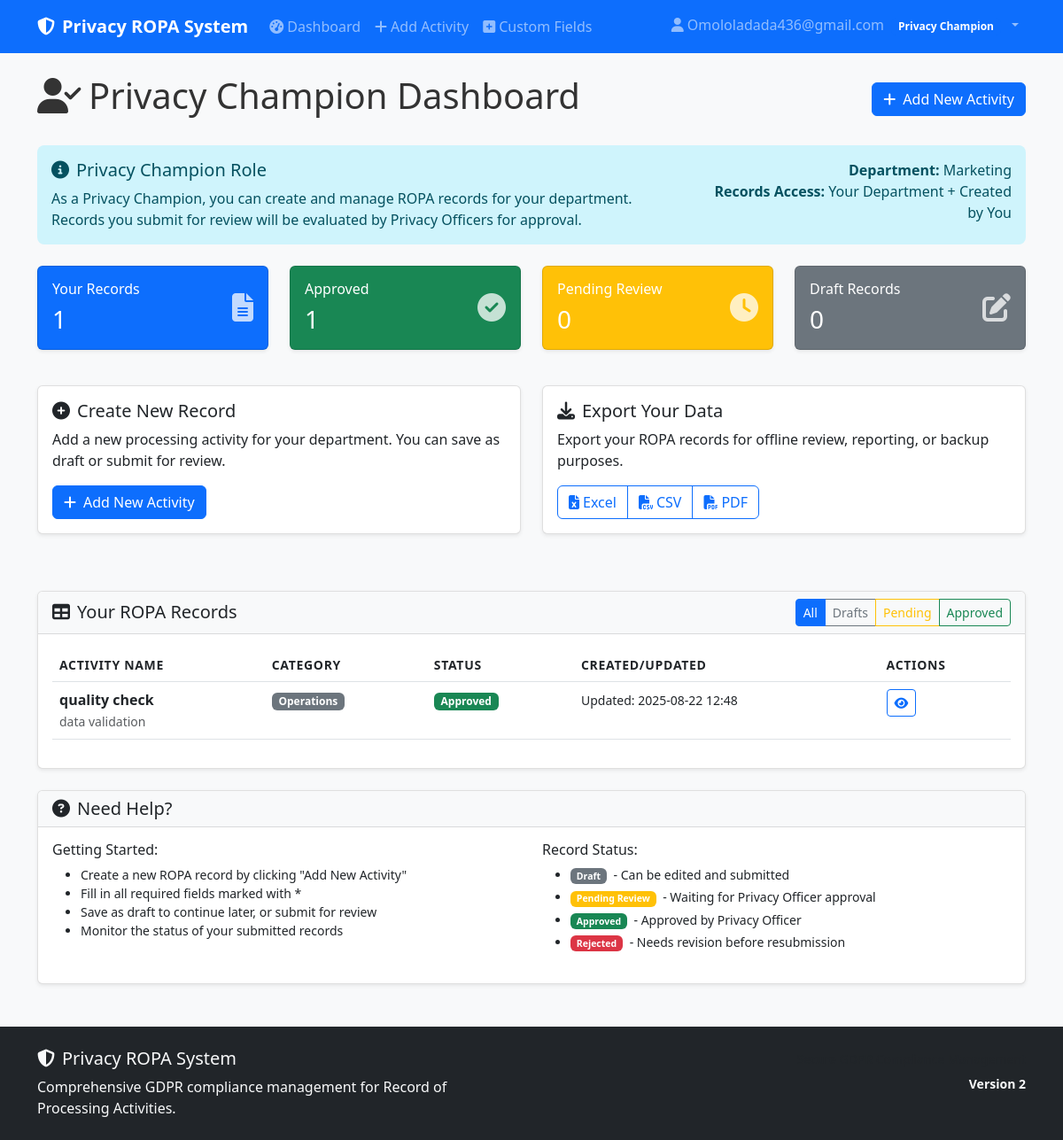
Before: /privacy-champion-dashboard (signed in) with the older database file.
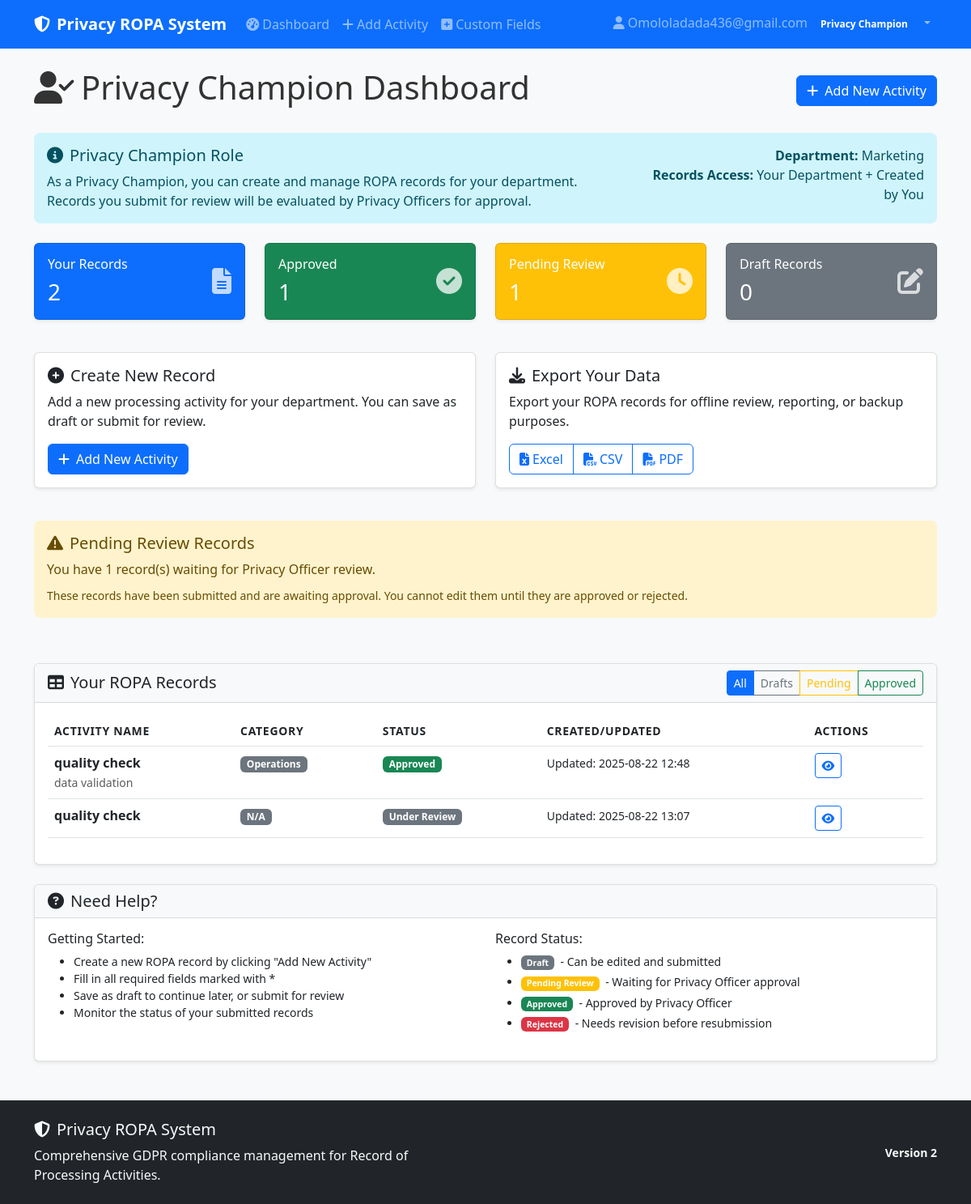
After: the same page with the newer database file.
### models.py (models this page shows)
class ROPARecord(db.Model):
    __tablename__ = 'ropa_records'
    __table_args__ = {'extend_existing': True}
    id = db.Column(Integer, primary_key=True)
    processing_activity_name = db.Column(String(200), nullable=False)
    category = db.Column(String(100))
    description = db.Column(Text)
    department_function = db.Column(String(100))
    controller_name = db.Column(String(200))
    controller_contact = db.Column(String(200))
    controller_address = db.Column(Text)
    dpo_name = db.Column(String(200))
    dpo_contact = db.Column(String(200))
    dpo_address = db.Column(Text)
    processor_name = db.Column(String(200))
    processor_contact = db.Column(String(200))
    processor_address = db.Column(Text)
    representative_name = db.Column(String(200))
    representative_contact = db.Column(String(200))
    representative_address = db.Column(Text)
    processing_purpose = db.Column(Text)
    legal_basis = db.Column(String(200))
    legitimate_interests = db.Column(Text)
    data_categories = db.Column(Text)
    special_categories = db.Column(Text)
    data_subjects = db.Column(Text)
    recipients = db.Column(Text)
    third_country_transfers = db.Column(Text)
    safeguards = db.Column(Text)
    retention_period = db.Column(String(100))
    deletion_procedures = db.Column(Text)
    security_measures = db.Column(Text)
    breach_likelihood = db.Column(String(50))
    breach_impact = db.Column(String(50))
    risk_level = db.Column(String(50))
    dpia_required = db.Column(Boolean, default=False)
    dpia_outcome = db.Column(Text)
    status = db.Column(String(50), default='Draft')
    created_by = db.Column(Integer, db.ForeignKey('users.id'), nullable=False)
    created_at = db.Column(DateTime, default=datetime.utcnow)
    updated_at = db.Column(DateTime, default=datetime.utcnow, onupdate=datetime.utcnow)
    reviewed_by = db.Column(Integer, db.ForeignKey('users.id'))
    reviewed_at = db.Column(DateTime)
    review_comments = db.Column(Text)

### app.py (the view)
@app.route('/privacy-champion-dashboard')
@login_required
def privacy_champion_dashboard():
    if current_user.role not in ['Privacy Champion', 'Privacy Officer']:
        abort(403)
    records = models.ROPARecord.query.filter_by(created_by=current_user.id).all()
    total_records = len(records)
    draft_records = len([r for r in records if r.status == 'Draft'])
    pending_records = len([r for r in records if r.status == 'Under Review'])
    approved_records = len([r for r in records if r.status == 'Approved'])
    return render_template('privacy_champion_dashboard.html',
                         records=records,
                         total_records=total_records,
                         draft_records=draft_records,
                         pending_records=pending_records,
                         approved_records=approved_records)

### app.py (called while the page is built)
@login_manager.user_loader
def load_user(user_id):
    return models.User.query.get(int(user_id))

### templates/privacy_champion_dashboard.html (shortened to what the changed rows need)
{% extends "base.html" %}
{% block content %}
<div class="d-flex justify-content-between align-items-center mb-4">
    <h1><i class="fas fa-user-check me-2"></i>Privacy Champion Dashboard</h1>
</div>
<div class="row mb-4">
    <div class="col-md-3 mb-3">
        <a href="#records-table" class="dashboard-card-clickable">
            <div class="card bg-primary text-white">
                <div class="card-body">
                    <div class="d-flex justify-content-between">
                        <div>
                            <h6 class="card-title">Your Records</h6>
                            <h3 class="mb-0">{{ total_records }}</h3>
                        </div>
                    </div>
                </div>
            </div>
        </a>
    </div>
    <div class="col-md-3 mb-3">
        <a href="javascript:void(0)" onclick="filterRecords('Pending Review')" class="dashboard-card-clickable">
            <div class="card bg-warning text-white">
                <div class="card-body">
                    <div class="d-flex justify-content-between">
                        <div>
                            <h6 class="card-title">Pending Review</h6>
                            <h3 class="mb-0">{{ pending_records }}</h3>
                        </div>
                    </div>
                </div>
            </div>
        </a>
    </div>
</div>
<div class="row mb-4">
    {% if pending_records > 0 %}
    <div class="col-md-12 mb-3">
        <div class="alert alert-warning">
            <h5 class="alert-heading">
                <i class="fas fa-exclamation-triangle me-2"></i>Pending Review Records
            </h5>
            <p class="mb-2">You have {{ pending_records }} record(s) waiting for Privacy Officer review.</p>
            <small>These records have been submitted and are awaiting approval. You cannot edit them until they are approved or rejected.</small>
        </div>
    </div>
    {% endif %}
</div>
<div class="card" id="records-table">
    <div class="card-body">
        {% if records %}
            <div class="table-responsive">
                <table class="table table-hover" id="ropaTable">
                    <thead>
                        <tr>
                            <th>Activity Name</th>
                            <th>Category</th>
                            <th>Status</th>
                            <th>Created/Updated</th>
                            <th>Actions</th>
                        </tr>
                    </thead>
                    <tbody>
                        {% for record in records %}
                        <tr data-status="{{ record.status }}">
                            <td>
                                <strong>{{ record.processing_activity_name }}</strong>
                                <br><small class="text-muted">{{ record.description[:80] }}{% if record.description|length > 80 %}...{% endif %}</small>
                            </td>
                            <td>
                                <span class="badge bg-secondary">{{ record.category or 'N/A' }}</span>
                            </td>
                            <td>
                                {% if record.status == 'Approved' %}
                                    <span class="badge bg-success">{{ record.status }}</span>
                                {% elif record.status == 'Pending Review' %}
                                    <span class="badge bg-warning">{{ record.status }}</span>
                                {% elif record.status == 'Rejected' %}
                                    <span class="badge bg-danger">{{ record.status }}</span>
                                {% else %}
                                    <span class="badge bg-secondary">{{ record.status }}</span>
                                {% endif %}
                            </td>
                            <td>
                                <small>
                                    {% if record.updated_at and record.updated_at != record.created_at %}
                                        Updated: {{ record.updated_at.strftime('%Y-%m-%d %H:%M') }}
                                    {% else %}
                                        Created: {{ record.created_at.strftime('%Y-%m-%d %H:%M') if record.created_at else 'N/A' }}
                                    {% endif %}
                                </small>
                            </td>
                            <td>
                                <div class="btn-group btn-group-sm" role="group">
                                    <a href="{{ url_for('view_activity', record_id=record.id) }}" class="btn btn-outline-primary" title="View">
                                        <i class="fas fa-eye"></i>
                                    </a>
                                </div>
                            </td>
                        </tr>
                        {% endfor %}
                    </tbody>
                </table>
            </div>
        {% endif %}
    </div>
</div>
{% endblock %}

Changed rows visible on the page:
added ROPARecord: processing_activity_name "quality check", category "N/A", status "Under Review", updated_at "2025-08-22 13:07"
Other visible differences:
{{ total_records }}: "1" → "2"
{{ pending_records }}: "0" → "1"
{{ pending_records }}: (not shown) → "1"
text now shown: "Pending Review Records You have record(s) waiting for Privacy Officer review. These records have been submitted and are awaiting approval. You cannot edit them until they are approved or rejected."
